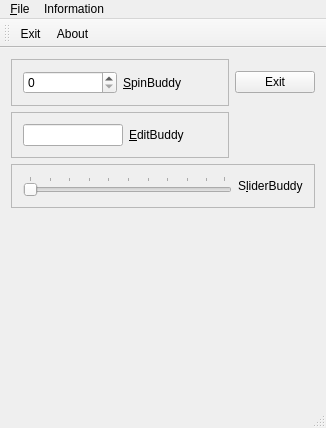
<?xml version="1.0" encoding="UTF-8"?>
<ui version="4.0">
 <class>MainWindow</class>
 <widget class="QMainWindow" name="MainWindow">
  <property name="geometry">
   <rect>
    <x>0</x>
    <y>0</y>
    <width>326</width>
    <height>428</height>
   </rect>
  </property>
  <property name="windowTitle">
   <string>Designer</string>
  </property>
  <property name="windowIcon">
   <iconset resource="images.qrc">
    <normaloff>:/icons/icon1.ico</normaloff>:/icons/icon1.ico</iconset>
  </property>
  <widget class="QWidget" name="centralWidget">
   <layout class="QGridLayout" name="gridLayout">
    <item row="1" column="0">
     <widget class="QFrame" name="frame_2">
      <property name="sizePolicy">
       <sizepolicy hsizetype="Preferred" vsizetype="Fixed">
        <horstretch>0</horstretch>
        <verstretch>0</verstretch>
       </sizepolicy>
      </property>
      <property name="frameShape">
       <enum>QFrame::StyledPanel</enum>
      </property>
      <property name="frameShadow">
       <enum>QFrame::Raised</enum>
      </property>
      <layout class="QHBoxLayout" name="horizontalLayout_2">
       <item>
        <widget class="QLineEdit" name="lineEdit">
         <property name="sizePolicy">
          <sizepolicy hsizetype="Expanding" vsizetype="Fixed">
           <horstretch>0</horstretch>
           <verstretch>0</verstretch>
          </sizepolicy>
         </property>
         <property name="maximumSize">
          <size>
           <width>100</width>
           <height>16777215</height>
          </size>
         </property>
         <property name="inputMethodHints">
          <set>Qt::ImhDigitsOnly</set>
         </property>
         <property name="maxLength">
          <number>2</number>
         </property>
        </widget>
       </item>
       <item>
        <widget class="QLabel" name="editlabel">
         <property name="sizePolicy">
          <sizepolicy hsizetype="Preferred" vsizetype="Fixed">
           <horstretch>0</horstretch>
           <verstretch>0</verstretch>
          </sizepolicy>
         </property>
         <property name="text">
          <string>&amp;EditBuddy</string>
         </property>
         <property name="buddy">
          <cstring>lineEdit</cstring>
         </property>
        </widget>
       </item>
      </layout>
     </widget>
    </item>
    <item row="2" column="0" colspan="2">
     <widget class="QFrame" name="frame_3">
      <property name="sizePolicy">
       <sizepolicy hsizetype="Preferred" vsizetype="Fixed">
        <horstretch>0</horstretch>
        <verstretch>0</verstretch>
       </sizepolicy>
      </property>
      <property name="frameShape">
       <enum>QFrame::StyledPanel</enum>
      </property>
      <property name="frameShadow">
       <enum>QFrame::Raised</enum>
      </property>
      <layout class="QHBoxLayout" name="horizontalLayout_3">
       <item>
        <widget class="QSlider" name="horizontalSlider">
         <property name="maximum">
          <number>99</number>
         </property>
         <property name="orientation">
          <enum>Qt::Horizontal</enum>
         </property>
         <property name="tickPosition">
          <enum>QSlider::TicksAbove</enum>
         </property>
        </widget>
       </item>
       <item>
        <widget class="QLabel" name="label_3">
         <property name="text">
          <string>S&amp;liderBuddy</string>
         </property>
         <property name="buddy">
          <cstring>horizontalSlider</cstring>
         </property>
        </widget>
       </item>
      </layout>
     </widget>
    </item>
    <item row="0" column="1">
     <widget class="QPushButton" name="exitButton">
      <property name="text">
       <string>Exit</string>
      </property>
      <property name="icon">
       <iconset resource="images.qrc">
        <normaloff>:/icons/iconExit.ico</normaloff>:/icons/iconExit.ico</iconset>
      </property>
     </widget>
    </item>
    <item row="0" column="0">
     <widget class="QFrame" name="frame">
      <property name="frameShape">
       <enum>QFrame::StyledPanel</enum>
      </property>
      <property name="frameShadow">
       <enum>QFrame::Raised</enum>
      </property>
      <layout class="QHBoxLayout" name="horizontalLayout">
       <item>
        <widget class="QSpinBox" name="spinBox">
         <property name="maximumSize">
          <size>
           <width>100</width>
           <height>16777215</height>
          </size>
         </property>
         <property name="maximum">
          <number>99</number>
         </property>
        </widget>
       </item>
       <item>
        <widget class="QLabel" name="spinlabel">
         <property name="text">
          <string>&amp;SpinBuddy</string>
         </property>
         <property name="buddy">
          <cstring>spinBox</cstring>
         </property>
        </widget>
       </item>
      </layout>
     </widget>
    </item>
    <item row="3" column="0">
     <widget class="MyPicture" name="widget" native="true"/>
    </item>
   </layout>
  </widget>
  <widget class="QMenuBar" name="menuBar">
   <property name="geometry">
    <rect>
     <x>0</x>
     <y>0</y>
     <width>326</width>
     <height>26</height>
    </rect>
   </property>
   <widget class="QMenu" name="menu_File">
    <property name="title">
     <string>&amp;File</string>
    </property>
    <addaction name="action_Exit"/>
   </widget>
   <widget class="QMenu" name="menuInformation">
    <property name="title">
     <string>Information</string>
    </property>
    <addaction name="actionAbout"/>
   </widget>
   <addaction name="menu_File"/>
   <addaction name="menuInformation"/>
  </widget>
  <widget class="QToolBar" name="mainToolBar">
   <property name="acceptDrops">
    <bool>true</bool>
   </property>
   <attribute name="toolBarArea">
    <enum>TopToolBarArea</enum>
   </attribute>
   <attribute name="toolBarBreak">
    <bool>false</bool>
   </attribute>
   <addaction name="action_Exit"/>
   <addaction name="actionAbout"/>
  </widget>
  <widget class="QStatusBar" name="statusBar"/>
  <action name="action_Exit">
   <property name="checkable">
    <bool>true</bool>
   </property>
   <property name="icon">
    <iconset resource="images.qrc">
     <normaloff>:/icons/iconExit.ico</normaloff>:/icons/iconExit.ico</iconset>
   </property>
   <property name="text">
    <string>&amp;Exit</string>
   </property>
   <property name="shortcut">
    <string>Ctrl+E</string>
   </property>
  </action>
  <action name="actionAbout">
   <property name="icon">
    <iconset resource="images.qrc">
     <normaloff>:/icons/iconInfo.ico</normaloff>:/icons/iconInfo.ico</iconset>
   </property>
   <property name="text">
    <string>About</string>
   </property>
  </action>
 </widget>
 <layoutdefault spacing="6" margin="11"/>
 <customwidgets>
  <customwidget>
   <class>MyPicture</class>
   <extends>QWidget</extends>
   <header>mypicture.h</header>
   <container>1</container>
   <slots>
    <slot>scaleChanged(int)</slot>
   </slots>
  </customwidget>
 </customwidgets>
 <resources>
  <include location="images.qrc"/>
 </resources>
 <connections>
  <connection>
   <sender>lineEdit</sender>
   <signal>textChanged(QString)</signal>
   <receiver>MainWindow</receiver>
   <slot>slotTextToInt(QString)</slot>
   <hints>
    <hint type="sourcelabel">
     <x>72</x>
     <y>159</y>
    </hint>
    <hint type="destinationlabel">
     <x>221</x>
     <y>245</y>
    </hint>
   </hints>
  </connection>
  <connection>
   <sender>spinBox</sender>
   <signal>valueChanged(int)</signal>
   <receiver>horizontalSlider</receiver>
   <slot>setValue(int)</slot>
   <hints>
    <hint type="sourcelabel">
     <x>68</x>
     <y>110</y>
    </hint>
    <hint type="destinationlabel">
     <x>111</x>
     <y>195</y>
    </hint>
   </hints>
  </connection>
  <connection>
   <sender>MainWindow</sender>
   <signal>mySignal(int)</signal>
   <receiver>spinBox</receiver>
   <slot>setValue(int)</slot>
   <hints>
    <hint type="sourcelabel">
     <x>796</x>
     <y>200</y>
    </hint>
    <hint type="destinationlabel">
     <x>55</x>
     <y>93</y>
    </hint>
   </hints>
  </connection>
  <connection>
   <sender>spinBox</sender>
   <signal>valueChanged(QString)</signal>
   <receiver>lineEdit</receiver>
   <slot>setText(QString)</slot>
   <hints>
    <hint type="sourcelabel">
     <x>60</x>
     <y>110</y>
    </hint>
    <hint type="destinationlabel">
     <x>65</x>
     <y>163</y>
    </hint>
   </hints>
  </connection>
  <connection>
   <sender>horizontalSlider</sender>
   <signal>valueChanged(int)</signal>
   <receiver>spinBox</receiver>
   <slot>setValue(int)</slot>
   <hints>
    <hint type="sourcelabel">
     <x>61</x>
     <y>195</y>
    </hint>
    <hint type="destinationlabel">
     <x>30</x>
     <y>93</y>
    </hint>
   </hints>
  </connection>
  <connection>
   <sender>exitButton</sender>
   <signal>pressed()</signal>
   <receiver>MainWindow</receiver>
   <slot>close()</slot>
   <hints>
    <hint type="sourcelabel">
     <x>809</x>
     <y>87</y>
    </hint>
    <hint type="destinationlabel">
     <x>779</x>
     <y>169</y>
    </hint>
   </hints>
  </connection>
  <connection>
   <sender>horizontalSlider</sender>
   <signal>valueChanged(int)</signal>
   <receiver>widget</receiver>
   <slot>scaleChanged(int)</slot>
   <hints>
    <hint type="sourcelabel">
     <x>58</x>
     <y>215</y>
    </hint>
    <hint type="destinationlabel">
     <x>78</x>
     <y>357</y>
    </hint>
   </hints>
  </connection>
  <connection>
   <sender>action_Exit</sender>
   <signal>triggered()</signal>
   <receiver>MainWindow</receiver>
   <slot>close()</slot>
   <hints>
    <hint type="sourcelabel">
     <x>-1</x>
     <y>-1</y>
    </hint>
    <hint type="destinationlabel">
     <x>419</x>
     <y>213</y>
    </hint>
   </hints>
  </connection>
  <connection>
   <sender>exitButton</sender>
   <signal>pressed()</signal>
   <receiver>action_Exit</receiver>
   <slot>trigger()</slot>
   <hints>
    <hint type="sourcelabel">
     <x>781</x>
     <y>99</y>
    </hint>
    <hint type="destinationlabel">
     <x>-1</x>
     <y>-1</y>
    </hint>
   </hints>
  </connection>
  <connection>
   <sender>lineEdit</sender>
   <signal>textChanged(QString)</signal>
   <receiver>statusBar</receiver>
   <slot>showMessage(QString)</slot>
   <hints>
    <hint type="sourcelabel">
     <x>95</x>
     <y>155</y>
    </hint>
    <hint type="destinationlabel">
     <x>121</x>
     <y>408</y>
    </hint>
   </hints>
  </connection>
 </connections>
 <slots>
  <signal>mySignal(int)</signal>
  <slot>slotTextToInt(QString)</slot>
 </slots>
</ui>
